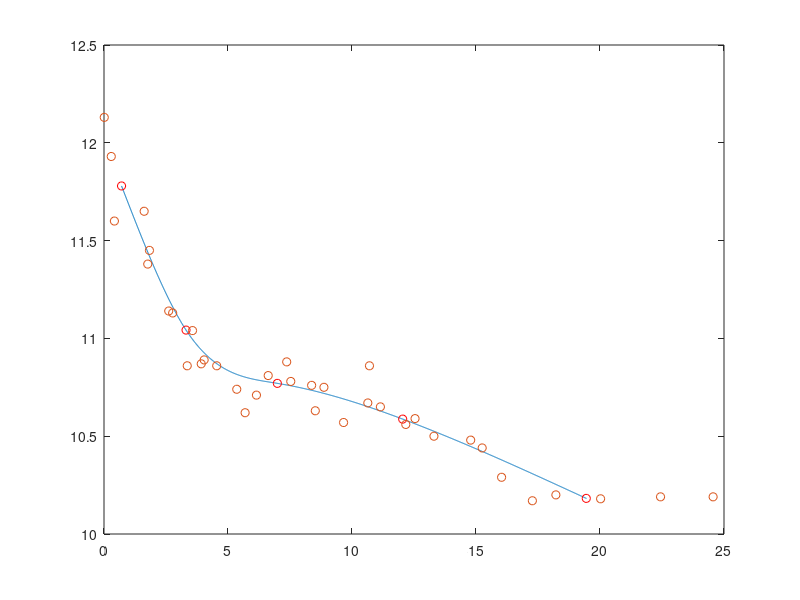

Write MATLAB code to recreate this figure.



% Curve Fitting  

% use linear method base on target duration and maximum yield to maturity (YTM)
% 02.11.2006, Sofia
% Peter Radkov

% ===============================================
% input data 
                 
% dataT(1,i) = w(i) weights
% dataT(3,i) = a(i) maturity in years
% dataT(2,i) = b(i) value / yield

data=[615 1550 1350 1600 1550 1288 800 1850 1800 1400 1600 2350 2100 750 1109 3100 3600 2850 3658 1250 1252 1548 2609 1806 3075 1000 1620 1362 992 1800 3150 1446 2521 1000 223 700 1000
    12.13 11.93 11.60 11.65 11.38 11.45 11.14 11.13 11.04 10.87 10.86 10.86 10.89 10.62 10.74 10.81 10.71 10.78 10.88 10.63 10.75 10.76 10.57 10.67 10.65 10.56 10.86 10.50 10.48 10.44 10.59 10.29 10.17 10.20 10.18 10.19 10.19
    0.010 0.293 0.419 1.619 1.764 1.832 2.610 2.769 3.569 3.920 3.356 4.545 4.038 5.690 5.353 6.621 6.147 7.531 7.367 8.520 8.868 8.372 9.660 10.638 11.145 12.169 10.704 13.304 14.786 15.249 12.542 16.032 17.273 18.221 20.024 24.561 22.441];


% ===============================================
% 1.BEST FIT SPLINES
% the seed points 

seed_points=[0 3 7 10 30];

c=[1,2,3
    2,2,2
    3,3,1];
%C

    
seed_point=length(seed_points);

dataT=data';
seed_pointsT=seed_points';

% the nearest neighbours

% g(i,j)=([a(i)-s(i)]^2)/w(i) ---> matrix G

G=ones(length(dataT),seed_point);

for j=1:length(seed_pointsT)
    for i=1:(size(dataT,1))
        G(i,j)=((dataT(i,3)-seed_pointsT(j,1))^2)/(dataT(i,1));
    end 
end

M=G;

T=ones(2,length(seed_pointsT))*10;

t=zeros(2,length(seed_pointsT));


for k=1:size(G,2)'
    for j=1:2
        for i=1:(size(dataT,1))            
            if M(i,k)>T(j,k)
            else 
                T(j,k)=G(i,k);
                t(j,k)=i;
                p=i;
            end
        end
        M(p,k)=20;      
    end
end
    
% r(j) - average yield weighted point with w(i)
% u(j) - average maturity weighted point with w(i)

r=zeros(seed_point,1);  % yield 
m=zeros(seed_point,1);  % maturity      

for j=1:seed_point
    
     r(j,1)=(dataT((t(1,j)),1)*dataT((t(1,j)),2)+dataT((t(2,j)),1)*dataT((t(2,j)),2))/(dataT((t(1,j)),1)+dataT((t(2,j)),1));
     m(j,1)=(dataT((t(1,j)),1)*dataT((t(1,j)),3)+dataT((t(2,j)),1)*dataT((t(2,j)),3))/(dataT((t(1,j)),1)+dataT((t(2,j)),1));
        
end

rT=r';      % yield
mT=m';      % maturity

% allocation of remaining data points to clusters
% ---> matrix H 

H=zeros(length(dataT),length(seed_points));
l=0.5;      % l 

for i=1:length(dataT)
    for j=1:length(seed_points)
        if i==t(1,j)
            H(i,j)=0;
        elseif i==t(2,j)
            H(i,j)=0;
        else
            H(i,j)=((dataT(i,3)-mT(1,j))^2)+l*((dataT(i,2)-rT(1,j))^2);
        end
    end 
end


C=zeros(length(dataT),1);


for i=1:length(dataT)

    h=H(i,:);
    
    k=100;
    q=0;
    for j=1:length(h)
        if h(1,j)<k
            k=h(1,j);
            q=j;
        else
        end
    end
    C(i,1)=q;        
end


% the sentral point of each cluster

x1=zeros(1,length(seed_points));
y1=zeros(1,length(seed_points));


for j=1:length(seed_points)

    v=zeros(length(dataT),1);
    v_sum=0;

    for i=1:length(dataT)
        if C(i,1)==j
            v(i,1)=dataT(i,1);
            v_sum=v_sum+dataT(i,1);
        else
            v(i,1)=0;
        end
    end
    x1(1,j)=(v'*(dataT(:,3)))*(v_sum^(-1));
    y1(1,j)=(v'*(dataT(:,2)))*(v_sum^(-1));
    
end

x=x1';          % x term to maturity 
y=y1';          % y yield to maturity


coupon=[0;3.5;3.5;2.5;3.5;5;3.75;4.25;3.25;4;3.75;6.5;4;4];


% ===============================================
% 2.NATURAL CUBIC SPLINES

% find out coefficent b

s=size(x,1);

j=zeros(s,1);
m=zeros(s,1);
n=zeros(s,1);
p=zeros(s,1);
q=zeros(s,1);


for i=1:s
    j(i,1)=i-1;
    if i==1
        p(i,1)=0;
        q(i,1)=0;
        m(i,1)=x(i+1,1)-x(i,1);
        n(i,1)=y(i+1,1)-y(i,1);
    elseif i==s
        m(i,1)=0;
        n(i,1)=0;
        p(i,1)=0;
        q(i,1)=0;
    else
        m(i,1)=x(i+1,1)-x(i,1);                         
        n(i,1)=y(i+1,1)-y(i,1);
        p(i,1)=2*(m(i-1,1)+m(i,1));
        q(i,1)=3*(n(i,1)/m(i,1)-(n(i-1,1)/m(i-1,1)));
    end
end

A=[j,x,y,m,n,p,q];
A

P=zeros(s-2,s-2);
q1=zeros(s-2,1);

for i=1:s-2
    for j=1:s-2
        if i==j
            P(i,j)=p(i+1,1);
        elseif abs(i-j)==1
            P(i,j)=m(i,1);
        else 
            P(i,j)=0;
        end   
    end
    q1(i,1)=q(i+1,1);
end

b1=zeros(s-2,1);
a=zeros(s,1);
b=zeros(s,1);
c=zeros(s,1);

b1=P\q1;

for i=1:s-2
    b(i+1,1)=b1(i,1);
end

for i=1:s
    if i==s 
        a(i,1)=0;
        c(i,1)=0;
    else 
        a(i,1)=n(i,1)/m(i,1)-m(i,1)*(b(i+1,1)+2*b(i,1))/3;
        c(i,1)=(b(i+1,1)-b(i))/(3*m(i,1));
    end
end

B=[a,b,c];
B;

le=round((x(length(x),1)-x(1,1))*100);

Mat=zeros(le,1);          % maturity
YTM=zeros(le,1);          % yield

t=1;

for i=1:s
    if i==s 
    else 
        k=round(x(i+1,1)*100)-round(x(i,1)*100);

      %   if k==1 
      %      Mat(t,1)=x(i,1);
      %      YTM(t,1)=y(i,1);
      %      Mat(t+1,1)=x(i+1,1);
      %      YTM(t+1,1)=y(i+1,1);
      %      t=t+1;
      %      else
      
            for r=0:(k)
                Mat(t+r,1)=x(i,1)+r/100;
                if r==0 
                    YTM(t+r,1)=y(i,1);
                else
                    YTM(t+r,1)=y(i,1)+a(i,1)*(r/100)+b(i,1)*(r/100)^2+c(i,1)*(r/100)^3;
                end
            end
        t=t+k;
      % end
      % YTM(x(length(x),1),1)=y(length(x),1);
    end
end

[Mat,YTM];                         
plot(Mat,YTM,'-',x,y,'ro',dataT(:,3),dataT(:,2),'o');                    





%zy=zeros(x(length(x),1),1);
%fy=zeros(x(length(x),1),1);


%'zero coupon yield curve (zy)'


%for i=1:s
 %   if coupon(i,1)==0
  %      zy(i,1)=y(i,1);
  % else 
  %  end 
  %end

%for i=1:C(x(length(x),1))
 %  if zy(i,1)==0
  %     d=0;
   %   for j=1:i-1
    %      d=d+C1(i,1)/((1+C1(j,1)/100)^(j));
    % end
    %  
    %zy(i,1)=(((100+C1(i,1))/(100-d))^(1/i)-1)*100;
    %else
    % end
        
    %end

%for i=1:C(x(length(x),1))
    
 %   if i==length(C)
  %      fy(length(C),1)=zy(length(C),1);    
  % else 
  %      fy(i,1)=(((1+zy(i+1,1)/100)^2)/(1+zy(i,1)/100)-1)*100;
  %end
  %end



%[C,C1,zy,fy]
%plot(C,zy,C,C1,C,fy);
